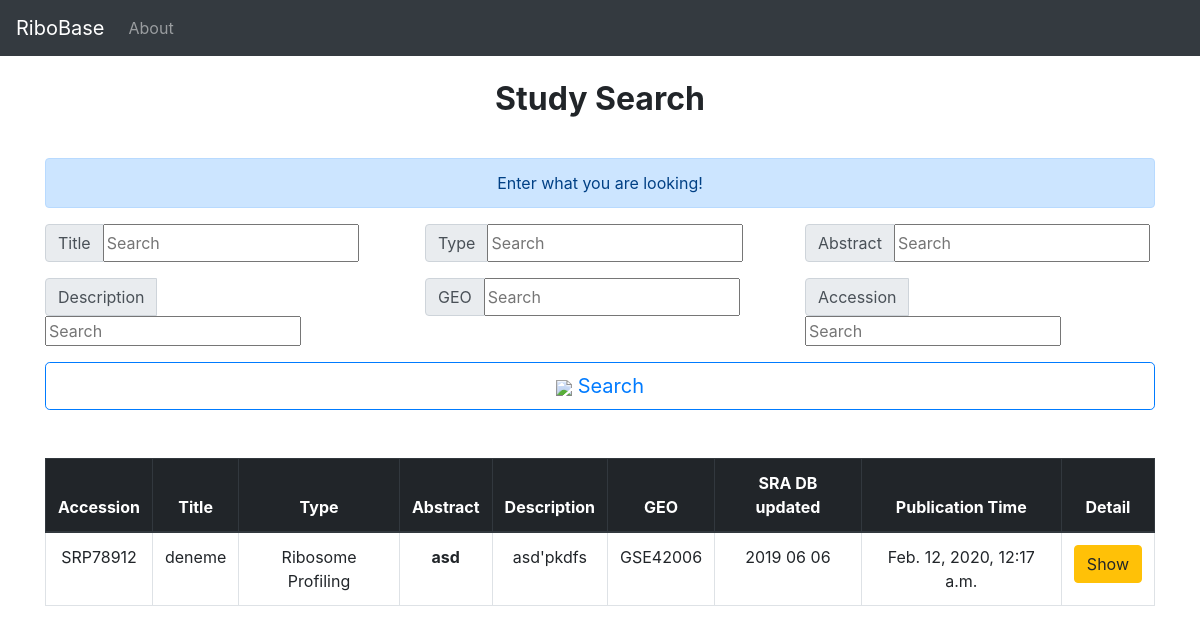
Page /StudySearch/ on the committed database.
### project/models.py (models this page shows, shortened)
class Study(models.Model):
    geo_accession = models.CharField( max_length = 50,unique = True,blank = False)
    study_accession = models.CharField(max_length = 50,unique = True,blank = False)
    study_title = models.CharField(max_length = 200,unique = False,blank = True)
    study_type = models.CharField(max_length = 100,unique = False,blank = True)
    study_abstract = models.TextField(blank = True)
    study_description = models.CharField(max_length = 200,unique = False,blank = True)
    xref_link = models.CharField(max_length = 200,unique = False,blank = True)
    submission_accession = models.CharField(max_length = 50,unique = False,blank = True)
    sradb_updated = models.CharField(max_length = 200,unique = False,blank = True)
    create_date = models.DateTimeField(auto_now_add = True)

### project/views.py (the view)
# urls.py: path('StudySearch/',views.StudySearch,name="StudySearch"),
def StudySearch(request):
    keyword_Accession = request.GET.get("keyword_accession")
    keyword_Title = request.GET.get("keyword_title")
    keyword_Type = request.GET.get("keyword_type")
    keyword_Abstract= request.GET.get("keyword_abstract")
    keyword_Description = request.GET.get("keyword_Description")
    keyword_Geo = request.GET.get("keyword_geo")
    if keyword_Accession:
        studies = Study.objects.filter(study_accession__contains=keyword_Accession)
        return render(request,"StudySearch.html",{"studies":studies})
    if keyword_Title:
        studies = Study.objects.filter(study_title__contains=keyword_Title)
        return render(request,"StudySearch.html",{"studies":studies})
    if keyword_Type:
        studies = Study.objects.filter(study_type__contains=keyword_Type)
        return render(request,"StudySearch.html",{"studies":studies})
    if keyword_Abstract:
        studies = Study.objects.filter(study_abstract__contains=keyword_Abstract)
        return render(request,"StudySearch.html",{"studies":studies})
    if keyword_Description:
        studies = Study.objects.filter(study_description__contains=keyword_Description)
        return render(request,"StudySearch.html",{"studies":studies})
    if keyword_Geo:
        studies = Study.objects.filter(geo_accession__contains=keyword_Geo)
        return render(request,"StudySearch.html",{"studies":studies})
    studies = Study.objects.all()
    return render(request,"StudySearch.html",{"studies":studies})

### templates/StudySearch.html (shortened to what this page needs)
{% extends "layout.html" %}
{% block body %}
<br>
<h2><center><p class="font-weight-bold">Study Search</p></center></h2>
<br>
<div class="alert alert-primary" role="alert">
  <center>Enter what you are looking!</center>
</div>
<form>
<div class="row">
  <div class="col-6 col-md-4">
    <div class="input-group mb-3">
      <div class="input-group-prepend">
        <span class="input-group-text" id="inputGroup-sizing-default">Title</span>
      </div>
      <input type="text" name = "keyword_title" class="form-sm" placeholder="Search">
    </div>
  </div>
  <div class="col-6 col-md-4">
    <div class="input-group mb-3">
      <div class="input-group-prepend">
        <span class="input-group-text" id="inputGroup-sizing-default">Type</span>
      </div>
      <input type="text" name = "keyword_type" class="form-sm" placeholder="Search">
    </div>
  </div>
  <div class="col-6 col-md-4">
    <div class="input-group mb-3">
      <div class="input-group-prepend">
        <span class="input-group-text" id="inputGroup-sizing-default">Abstract</span>
      </div>
      <input type="text" name = "keyword_abstract" class="form-sm" placeholder="Search">
    </div>
  </div>
</div>
<div class="row">
  <div class="col-6 col-md-4">
    <div class="input-group mb-3">
      <div class="input-group-prepend">
        <span class="input-group-text" id="inputGroup-sizing-default">Description</span>
      </div>
      <input type="text" name = "keyword_Description" class="form-sm" placeholder="Search">
    </div>
  </div>
  <div class="col-6 col-md-4">
    <div class="input-group mb-3">
      <div class="input-group-prepend">
        <span class="input-group-text" id="inputGroup-sizing-default">GEO</span>
      </div>
      <input type="text" name = "keyword_geo" class="form-sm" placeholder="Search">
    </div>
  </div>
  <div class="col-6 col-md-4">
    <div class="input-group mb-3">
      <div class="input-group-prepend">
        <span class="input-group-text" id="inputGroup-sizing-default">Accession</span>
      </div>
      <input type="text" name = "keyword_accession" class="form-sm" placeholder="Search">
    </div>
  </div>
</div>
<button type = "submit" class="btn btn-outline-primary btn-lg btn-block"><img src="https://img.icons8.com/material-sharp/24/000000/search.png">  Search</button>
</form>
<br><br>
  <table class="table table-bordered table-hover">
    <thead class="thead-dark">
      <tr>
        <th scope="col"><center>Accession</center></th>
        <th scope="col"><center>Title</center></th>
        <th scope="col"><center>Type</center></th>
        <th scope="col"><center>Abstract</center></th>
        <th scope="col"><center>Description</center></th>
        <th scope="col"><center>GEO</center></th>
        <th scope="col"><center>SRA DB updated</center></th>
        <th scope="col"><center>Publication Time</center></th>
        <th scope="col"><center>Detail</center></th>
      </tr>
    </thead>
    <tbody>
    {% if studies %}
    {% for study in studies %}
    <tr>
            <td><center>{{study.study_accession}}</center></td>
            <td><center>{{study.study_title}}</center></td>
            <td><center>{{study.study_type}}</center></td>
            <th><center>{{study.study_abstract}}</center></th>
            <td><center>{{study.study_description}}</center></td>
            <td><center>{{study.geo_accession}}</center></td>
            <td><center>{{study.sradb_updated}}</center></td>
            <td><center>{{study.create_date}}</center></td>
            <td><center><a href="/StudySearchPage/{{study.id}}" class ="btn btn-warning">Show</a></center></td>
        </tr>
      {% endfor %}
      {% else %}
      <div class="alert alert-danger"><center>No matching records found</center></div>
      <br><br><br>
      {% endif %}
    </tbody>
  </table>
{% endblock body %}

### rows in the picture
Study: study_accession "SRP78912", study_title "deneme", study_type "Ribosome Profiling", study_abstract "asd", study_description "asd'pkdfs", geo_accession "GSE42006", sradb_updated "2019 06 06", create_date "Feb. 12, 2020, 12:17 a.m."
